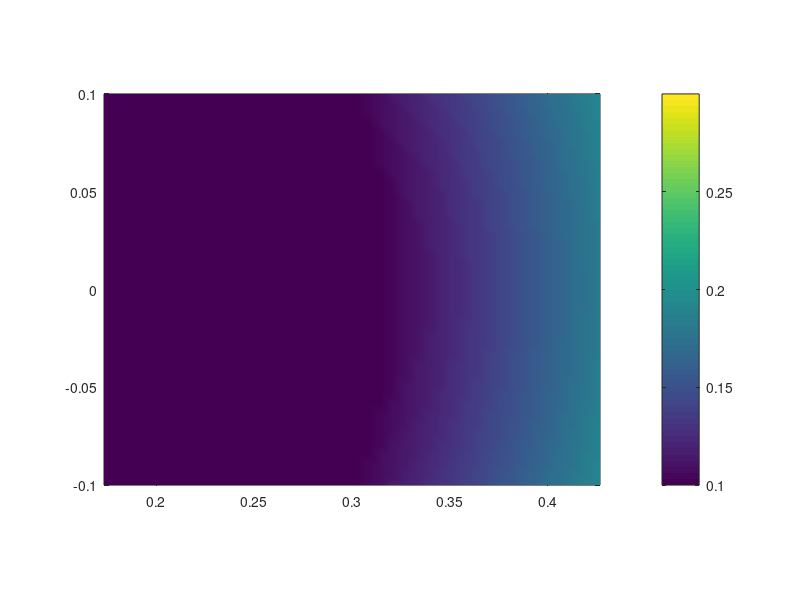

This chart was generated by the following MATLAB code: (Note: this script raises an error after producing the figure.)
clear all
addpath('../src/')
addpath('../../../MATLAB/export_fig/')

x = linspace(0,0.6,100);
y = linspace(-0.1,0.1,40);
[X,Y] = meshgrid(x,y);
C = X.^2+Y.^2;

figure()
pcolor(X,Y,C)
shading interp
axis equal
ylim([min(Y(:)),max(Y(:))])
colorbar()

cmin = 0.1;
cmax = 0.3;
caxis([cmin,cmax])
cmap = 'parula';
colormap(cmap)

% save figure
ax = gca;
figname = "figures/matlab_test";
xmin = min(X(:));
xmax = max(X(:));
ymin = min(Y(:));
ymax = max(Y(:));

save_surf_to_tikz(ax,figname,xmin,xmax,ymin,ymax,cmin,cmax,cmap)